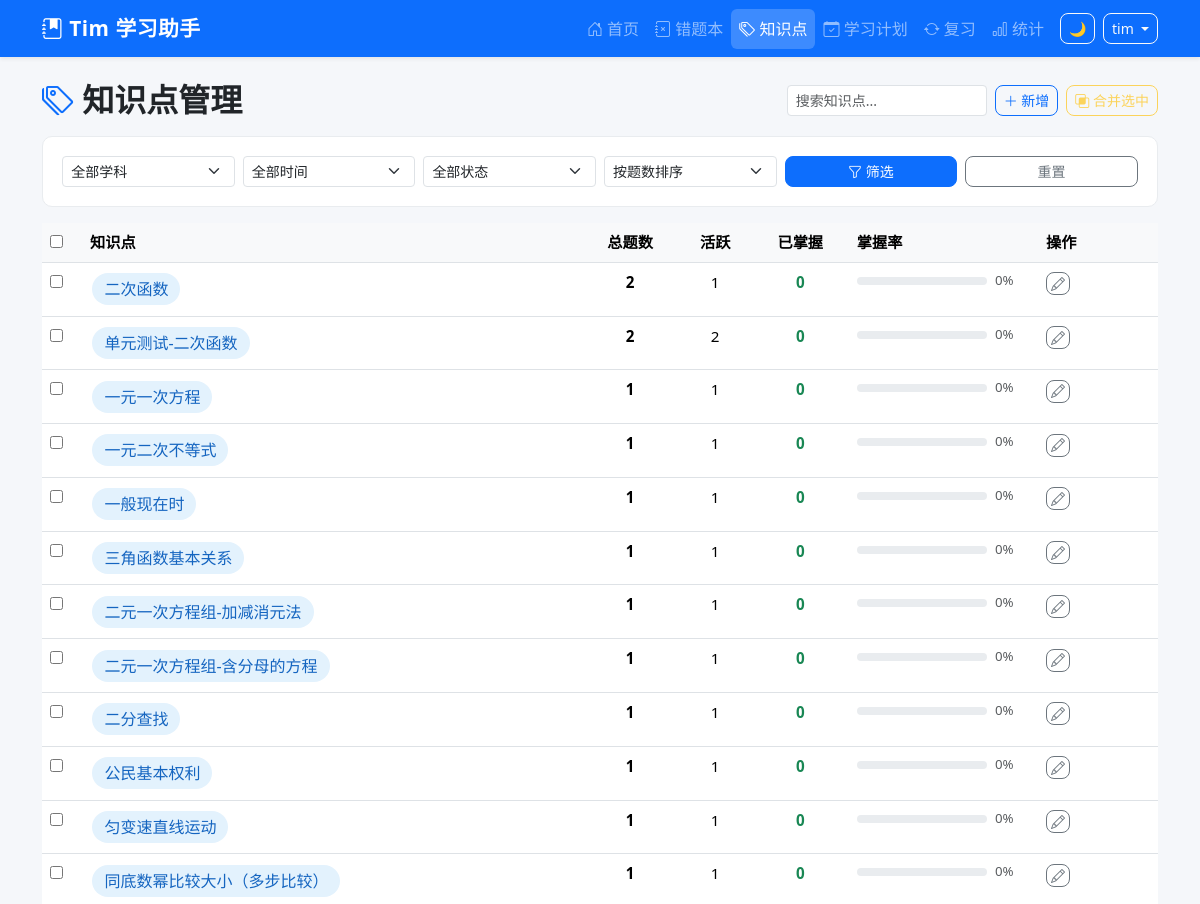
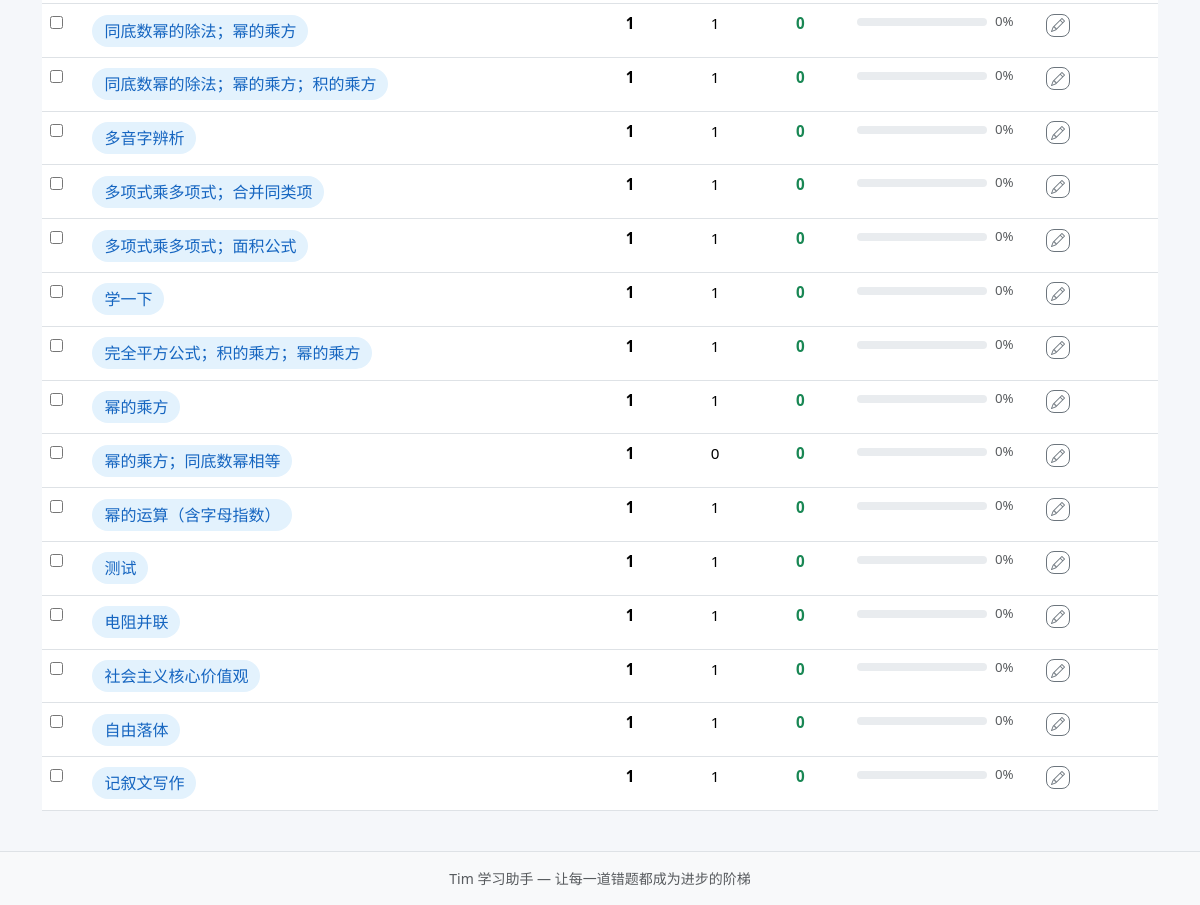
The page /knowledge-points (signed in) on the database its author committed (2 pictures, top to bottom).
### tables this page shows
CREATE TABLE mistake_records (
            id INTEGER PRIMARY KEY AUTOINCREMENT,
            uuid TEXT NOT NULL,
            sys_platform TEXT NOT NULL DEFAULT 'web',
            bstudio_create_time TIMESTAMP DEFAULT CURRENT_TIMESTAMP,
            xueke TEXT NOT NULL,
            timu TEXT NOT NULL,
            xueshengdaan TEXT DEFAULT '',
            zhengquedaan TEXT DEFAULT '',
            cuowufenxi TEXT DEFAULT '',
            zhishidian TEXT DEFAULT '',
            difficulty INTEGER DEFAULT 1,
            review_count INTEGER DEFAULT 0,
            last_review_at TIMESTAMP,
            next_review_at TIMESTAMP,
            review_stage INTEGER DEFAULT 0,
            review_algorithm TEXT DEFAULT 'sm2',
            status TEXT DEFAULT 'active',
            updated_at TIMESTAMP DEFAULT CURRENT_TIMESTAMP
        , voice_data TEXT DEFAULT '');

### app.py (the view)
@app.route('/knowledge-points',)
@login_required
def knowledge_points():
    xueke_filter = request.args.get('xueke', '')
    days_filter = request.args.get('days', '', type=int)
    status_filter = request.args.get('status', '')
    sort = request.args.get('sort', 'total')
    where_clauses = ["zhishidian != ''"]
    params = []
    if xueke_filter:
        where_clauses.append('xueke = ?')
        params.append(xueke_filter)
    if days_filter and days_filter > 0:
        where_clauses.append("bstudio_create_time >= date('now', ? || ' days')")
        params.append(str(-days_filter))
    if status_filter:
        where_clauses.append('status = ?')
        params.append(status_filter)
    where_sql = ' AND '.join(where_clauses)
    order_map = {
        'total': 'total DESC',
        'rate_asc': 'CAST(mastered_count AS REAL) / total ASC',
        'rate_desc': 'CAST(mastered_count AS REAL) / total DESC',
        'name': 'zhishidian ASC',
    }
    order_sql = order_map.get(sort, 'total DESC')
    kps = query_db(
        f'''SELECT zhishidian,
                  COUNT(*) as total,
                  SUM(CASE WHEN status='active' THEN 1 ELSE 0 END) as active_count,
                  SUM(CASE WHEN status='mastered' THEN 1 ELSE 0 END) as mastered_count
           FROM mistake_records
           WHERE {where_sql}
           GROUP BY zhishidian
           ORDER BY {order_sql}''',
        params
    )
    resp = make_response(render_template('knowledge_points.html',
        kps=kps,
        xueke_filter=xueke_filter,
        days_filter=days_filter or '',
        status_filter=status_filter,
        sort=sort,
        subjects=Config.get_subjects(),
        status_options=Config.STATUS_OPTIONS))
    return set_uuid_cookie(resp, g.user_uuid)

### app.py (called while the page is built, shortened)
@app.after_request
def add_security_headers(resp):
    resp.headers['X-Frame-Options'] = 'DENY'
    resp.headers['X-Content-Type-Options'] = 'nosniff'
    resp.headers['Referrer-Policy'] = 'strict-origin-when-cross-origin'
    return resp

@app.before_request
def csrf_check():
    if 'csrf_token' not in session:
        session['csrf_token'] = str(uuid_mod.uuid4())
    if request.method in ('GET', 'HEAD', 'OPTIONS'):
        return

def login_required(f):
    @wraps(f)
    def decorated(*a, **kw):
        if 'user_id' not in session:
            return redirect(url_for('login', next=request.path))
        return f(*a, **kw)
    return decorated

@app.before_request
def before_request():
    g.user_uuid = get_or_create_uuid()
    g.username = session.get('username', '')

### config.py (called while the page is built)
    @staticmethod
    def get_subjects():
        try:
            from database import query_db
            rows = query_db("SELECT name FROM base_data WHERE category='subject' ORDER BY sort_order")
            if rows:
                return [r['name'] for r in rows]
        except Exception:
            pass
        return Config.SUBJECTS

### database.py (called while the page is built)
def get_db():
    conn = sqlite3.connect(Config.DATABASE_PATH, timeout=5)
    conn.row_factory = sqlite3.Row
    conn.execute("PRAGMA foreign_keys = ON")
    conn.execute("PRAGMA journal_mode = WAL")
    return conn

def query_db(query, args=(), one=False):
    if 'mistake_records' in query and 'WHERE 1=1' in query:
        query = query.replace('WHERE 1=1', "WHERE status != 'deleted'")
    conn = get_db()
    cur = conn.execute(query, args)
    rv = cur.fetchall()
    conn.close()
    return (rv[0] if rv else None) if one else rv

### utils.py (called while the page is built)
def get_or_create_uuid():
    user_uuid = request.cookies.get(Config.COOKIE_NAME)
    if not user_uuid:
        try:
            from database import query_db
            row = query_db(
                'SELECT uuid, COUNT(*) AS cnt FROM mistake_records '
                'GROUP BY uuid ORDER BY cnt DESC LIMIT 1', one=True)
            if row and row['cnt'] > 0:
                user_uuid = str(row['uuid'])
        except Exception:
            pass
        if not user_uuid:
            user_uuid = str(uuid_mod.uuid4())
    return user_uuid

def set_uuid_cookie(response, user_uuid):
    response.set_cookie(
        Config.COOKIE_NAME,
        user_uuid,
        max_age=Config.COOKIE_MAX_AGE,
        httponly=True,
        samesite='Lax'
    )
    return response

### templates/knowledge_points.html (shortened to what this page needs)
{% extends "base.html" %}
{% block content %}
<div class="d-flex justify-content-between align-items-center mb-3 flex-wrap gap-2">
    <h2 class="fw-bold mb-0"><i class="bi bi-tags text-primary"></i> 知识点管理</h2>
    <div class="d-flex gap-2">
        <input type="text" id="kp-search" class="form-control form-control-sm" placeholder="搜索知识点..." style="width:200px" oninput="filterKps()">
        <button class="btn btn-outline-primary btn-sm" data-bs-toggle="modal" data-bs-target="#addKpModal">
            <i class="bi bi-plus-lg"></i> 新增
        </button>
        <button class="btn btn-outline-warning btn-sm" id="merge-btn" onclick="startMerge()" disabled>
            <i class="bi bi-intersect"></i> 合并选中
        </button>
    </div>
</div>
<div class="filter-bar mb-3">
    <form method="GET" class="row g-2 align-items-end">
        <div class="col-md-2">
            <select name="xueke" class="form-select form-select-sm">
                <option value="">全部学科</option>
            </select>
        </div>
        <div class="col-md-2">
            <select name="days" class="form-select form-select-sm">
                <option value="">全部时间</option>
            </select>
        </div>
        <div class="col-md-2">
            <select name="status" class="form-select form-select-sm">
                <option value="">全部状态</option>
            </select>
        </div>
        <div class="col-md-2">
            <select name="sort" class="form-select form-select-sm">
                <option value="total" {% if sort == 'total' %}selected{% endif %}>按题数排序</option>
            </select>
        </div>
        <div class="col-md-2">
            <button type="submit" class="btn btn-primary btn-sm w-100"><i class="bi bi-funnel"></i> 筛选</button>
        </div>
        <div class="col-md-2">
            <a href="{{ url_for('knowledge_points') }}" class="btn btn-outline-secondary btn-sm w-100">重置</a>
        </div>
    </form>
</div>
{% if kps %}
<div class="table-responsive">
    <table class="table table-hover" id="kp-table">
        <thead>
            <tr>
                <th style="width:40px"><input type="checkbox" id="kp-select-all" onchange="toggleAllKps(this)"></th>
                <th>知识点</th>
                <th class="text-center">总题数</th>
                <th class="text-center">活跃</th>
                <th class="text-center">已掌握</th>
                <th style="min-width:120px">掌握率</th>
                <th style="width:120px">操作</th>
            </tr>
        </thead>
        <tbody>
            {% for kp in kps %}
            <tr class="kp-row" data-name="{{ kp['zhishidian'] }}">
                <td><input type="checkbox" class="kp-cb" value="{{ kp['zhishidian'] }}" data-name="{{ kp['zhishidian'] }}"></td>
                <td>
                    <a href="{{ url_for('question_list', zhishidian=kp['zhishidian']) }}" class="text-decoration-none fw-bold">
                        <span class="knowledge-badge fs-6">{{ kp['zhishidian'] }}</span>
                    </a>
                </td>
                <td class="text-center fw-bold">{{ kp['total'] }}</td>
                <td class="text-center">{{ kp['active_count'] }}</td>
                <td class="text-center text-success fw-bold">{{ kp['mastered_count'] }}</td>
                <td>
                    <div class="d-flex align-items-center gap-2">
                        <div class="progress flex-grow-1" style="height:8px">
                            {% set pct = (kp['mastered_count'] / kp['total'] * 100) if kp['total'] > 0 else 0 %}
                        </div>
                        <small class="text-muted" style="min-width:35px">{{ pct|int }}%</small>
                    </div>
                </td>
                <td>
                    <button class="btn btn-outline-secondary btn-sm py-0 px-1" title="重命名"
                            onclick="renameKp('{{ kp['zhishidian']|e }}')">
                        <i class="bi bi-pencil"></i>
                    </button>
                </td>
            </tr>
            {% endfor %}
        </tbody>
    </table>
</div>
{% endif %}
{% endblock %}

### static/css/style.css (style rules this page uses)
:root { --primary: #0d6efd; --success: #198754; --warning: #ffc107; --danger: #dc3545; --info: #0dcaf0; --dark: #212529; --light: #f8f9fa; }
body { min-height: 100vh; display: flex; flex-direction: column; background-color: #f5f7fa; }
.knowledge-badge { display: inline-block; padding: 0.25rem 0.75rem; border-radius: 20px; font-size: 0.85rem; font-weight: 500; background-color: #e3f2fd; color: #1565c0; margin: 0.15rem; }
.filter-bar { background: white; padding: 1.2rem; border-radius: 10px; margin-bottom: 1.5rem; border: 1px solid #e9ecef; }
.btn { border-radius: 8px; font-weight: 500; transition: all 0.2s; }
.table { font-size: 0.95rem; }
.table th { font-weight: 600; background-color: #f8f9fa; }

### rows shown on the page
mistake_records: zhishidian "二次函数", total "2", active_count "1", mastered_count "0", pct "0"
mistake_records: zhishidian "一元一次方程", total "1", active_count "1", mastered_count "0", pct "0"
mistake_records: zhishidian "一元二次不等式", total "1", active_count "1", mastered_count "0", pct "0"
mistake_records: zhishidian "一般现在时", total "1", active_count "1", mastered_count "0", pct "0"
mistake_records: zhishidian "三角函数基本关系", total "1", active_count "1", mastered_count "0", pct "0"
mistake_records: zhishidian "二元一次方程组-加减消元法", total "1", active_count "1", mastered_count "0", pct "0"
mistake_records: zhishidian "二元一次方程组-含分母的方程", total "1", active_count "1", mastered_count "0", pct "0"
mistake_records: zhishidian "二分查找", total "1", active_count "1", mastered_count "0", pct "0"
mistake_records: zhishidian "公民基本权利", total "1", active_count "1", mastered_count "0", pct "0"
mistake_records: zhishidian "同底数幂比较大小（多步比较）", total "1", active_count "1", mastered_count "0", pct "0"
mistake_records: zhishidian "同底数幂的除法；幂的乘方", total "1", active_count "1", mastered_count "0", pct "0"
mistake_records: zhishidian "同底数幂的除法；幂的乘方；积的乘方", total "1", active_count "1", mastered_count "0", pct "0"
mistake_records: zhishidian "多音字辨析", total "1", active_count "1", mastered_count "0", pct "0"
mistake_records: zhishidian "多项式乘多项式；合并同类项", total "1", active_count "1", mastered_count "0", pct "0"
mistake_records: zhishidian "多项式乘多项式；面积公式", total "1", active_count "1", mastered_count "0", pct "0"
mistake_records: zhishidian "学一下", total "1", active_count "1", mastered_count "0", pct "0"
mistake_records: zhishidian "完全平方公式；积的乘方；幂的乘方", total "1", active_count "1", mastered_count "0", pct "0"
mistake_records: zhishidian "幂的乘方；同底数幂相等", total "1", active_count "0", mastered_count "0", pct "0"
mistake_records: zhishidian "幂的运算（含字母指数）", total "1", active_count "1", mastered_count "0", pct "0"
mistake_records: zhishidian "测试", total "1", active_count "1", mastered_count "0", pct "0"
mistake_records: zhishidian "社会主义核心价值观", total "1", active_count "1", mastered_count "0", review_stage "0"
mistake_records: zhishidian "自由落体", total "1", active_count "1", mastered_count "0", pct "0"
mistake_records: zhishidian "记叙文写作", total "1", active_count "1", mastered_count "0", pct "0"

### other values the page prints
{{ session.username }} "tim"
{{ kp['zhishidian'] }} "单元测试-二次函数" "匀变速直线运动" "幂的乘方" "电阻并联"
{{ kp['total'] }} "2" "1" "1" "1"
{{ kp['active_count'] }} "2" "1" "1" "1"
{{ kp['mastered_count'] }} "0" "0" "0" "0"
{{ pct|int }} "0" "0" "0" "0"
